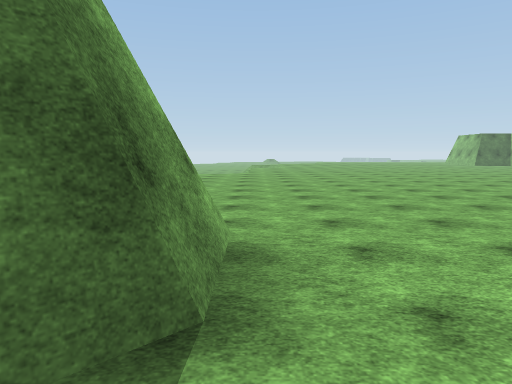
[1] (above)

21 first-person views from a walk through a Unity game level. The camera is 1.4 m above the floor, tilts 6° down and sees 70° across. The floor is counted in squares, 2 m on a side. Each view is taken from the middle of a square. On the plan, view 1 faces up. The plan holds only what a view shows up to about 11 squares ahead; the rest is blank. The place goes on beyond the plan. The player character is not drawn. Some animated figures are left out. Surface patterns are stand-ins for the level's own textures.

[2]
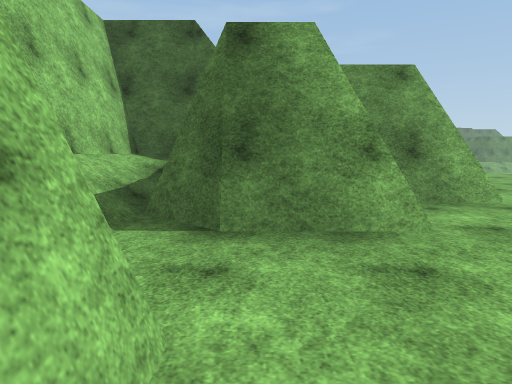

[3]
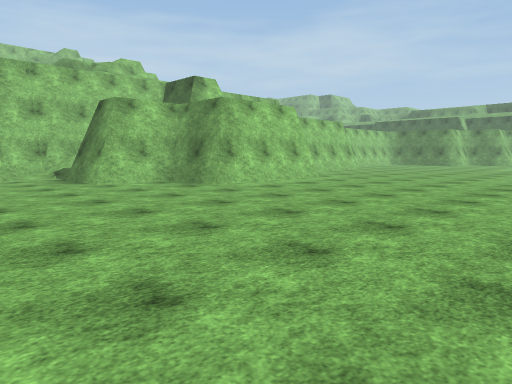

[4]
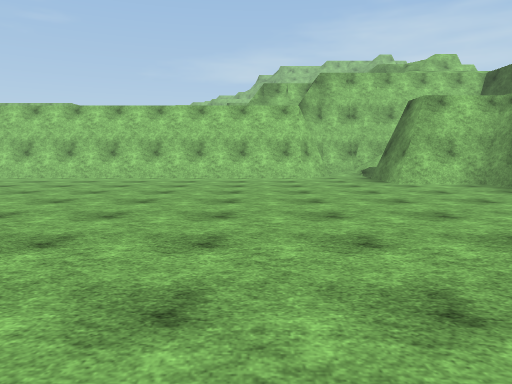

[5]
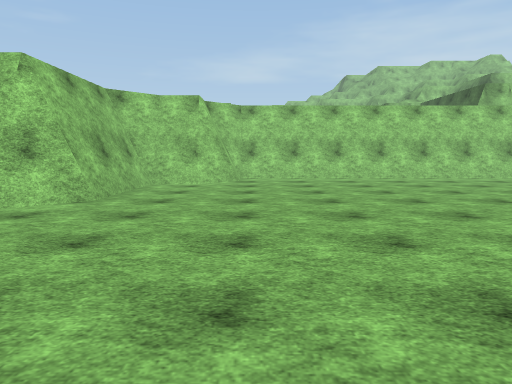

[6]
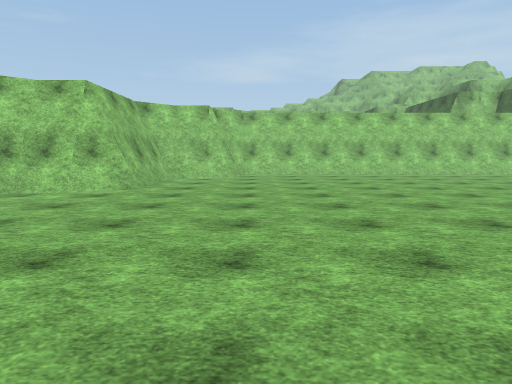

[7]
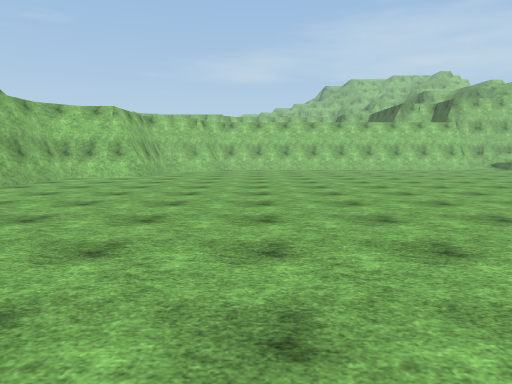

[8]
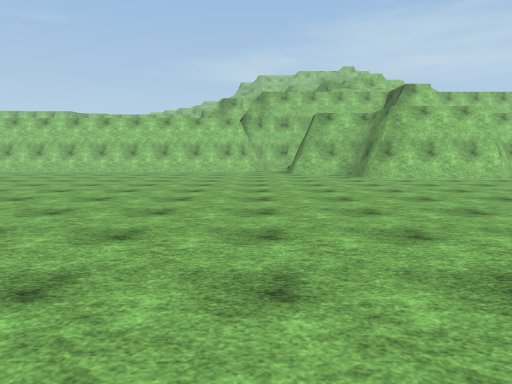

[9]
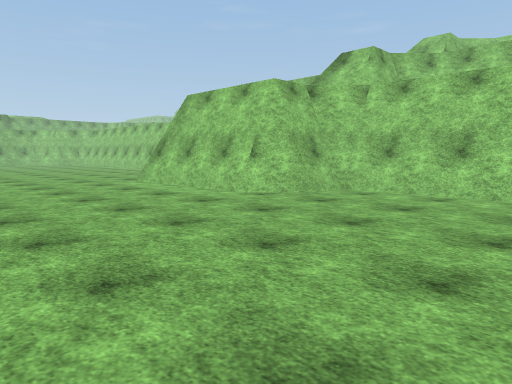

[10]
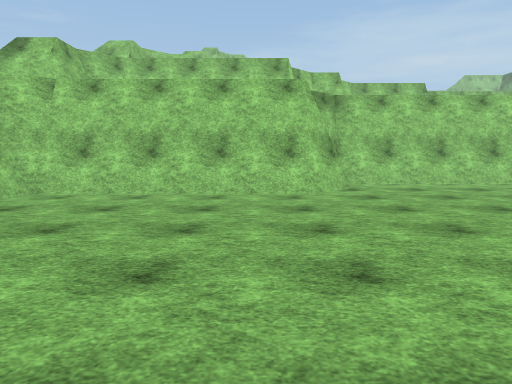

[11]
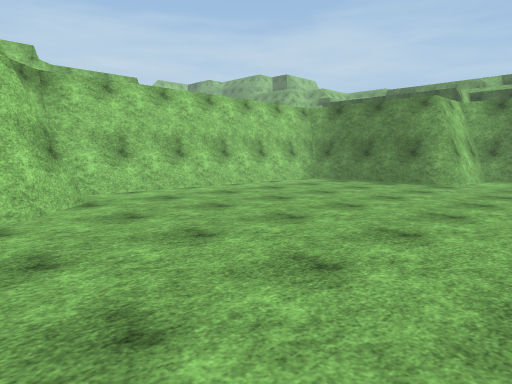

[12]
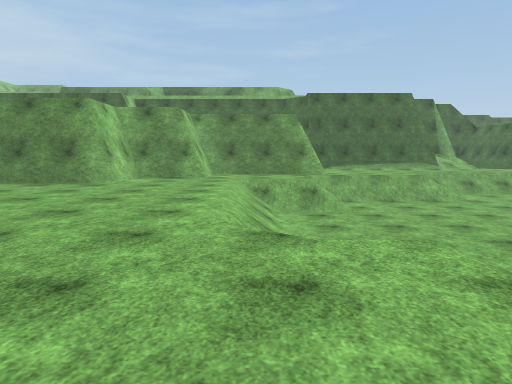

[13]
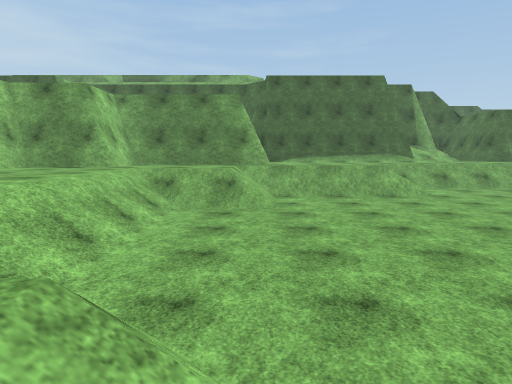

[14]
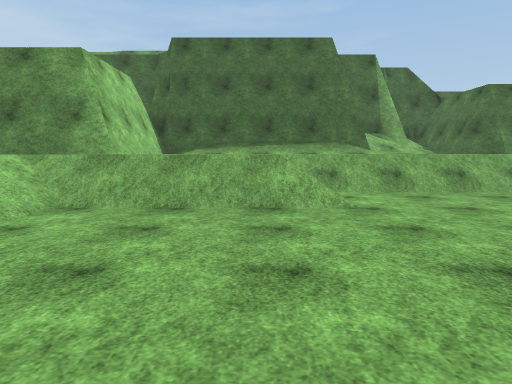

[15]
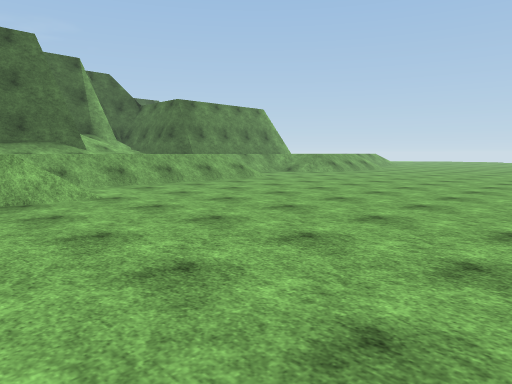

[16]
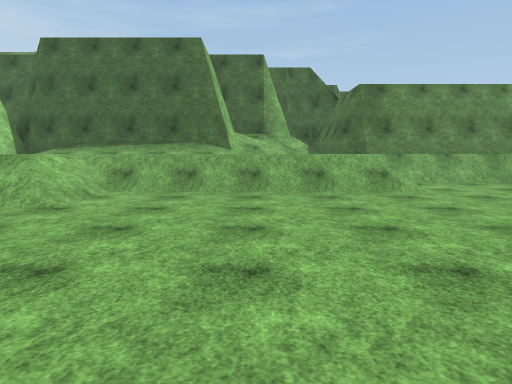

[17]
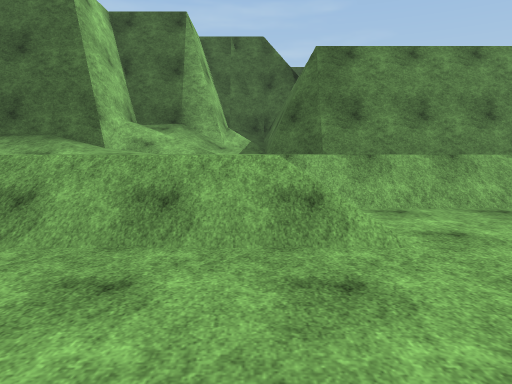

[18]
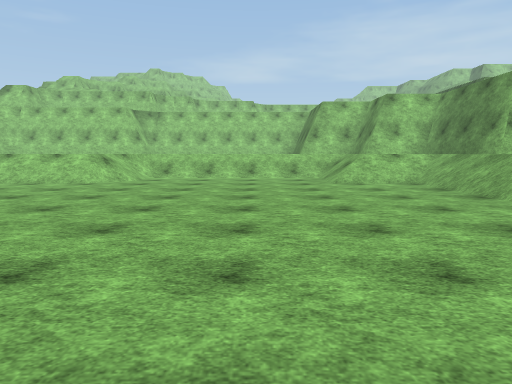

[19]
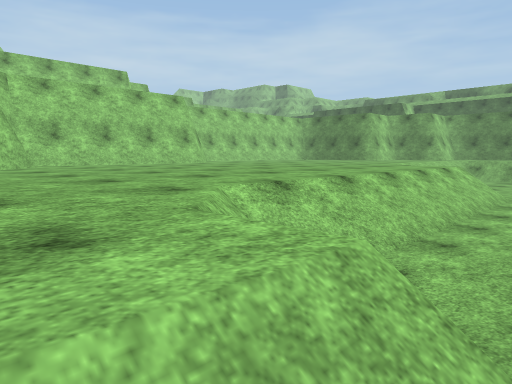

[20]
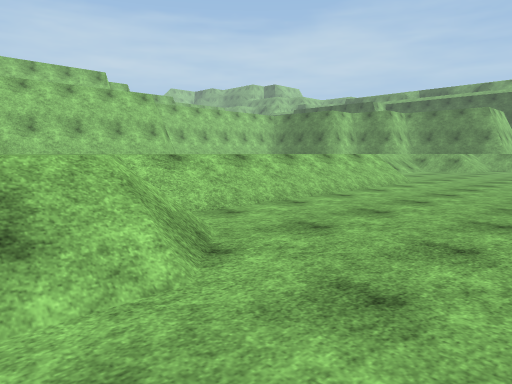

[21]
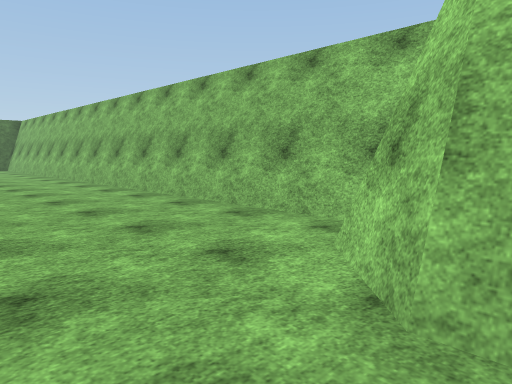

### Floor plan
Key: @ floor where view 1 was taken; # wall or solid block; . main floor; - floor 1.25 m lower than the main floor; / step, stairs or slope.
Columns run from 29 left of view 1 to 17 right of it. Each row starts with its distance up from view 1.
 22  #./--------
 21 ##.///-------
 20 /.. ./-------
 19 //  ./-------
 18 //. ./--------                          .   ..#
 17 ##/ ./--------                         ...  ..#
 16  #/ ./---------               .       ..... ..#
 15  #/ .///--------     ----    ...      ..... ..#
 14  #/ .../-----------------   .....    .........#
 13  #/  ../---------------//   .....   ..........#
 12  #/  ../--------------//.  .......  ..........#
 11  #####.///-----////////.......................#
 10      #.../----//..............................#
  9      #...//////...............................#
  8      #........................................#
  7      ###....................................###
  6        #....................................#
  5        ###.............####.................#
  4          #............##  #.................#
  3          #.......######   ###.............###
  2          #......##          #.............#
  1          ########        #  #.#############
  0                          #///@#
 -1                          ######

Positions as (right, up) in squares from view 1, and headings:
1: (0, 0), facing up
2: (3, 2), facing left
3: (3, 12), facing down-left
4: (3, 12), facing down
5: (12, 12), facing down
6: (12, 14), facing down
7: (11, 18), facing down
8: (1, 16), facing down
9: (-11, 10), facing down-right
10: (-11, 10), facing down
11: (-11, 8), facing down-left
12: (-11, 9), facing left
13: (-13, 11), facing left
14: (-17, 14), facing left
15: (-16, 13), facing up-left
16: (-17, 18), facing left
17: (-21, 20), facing left
18: (-18, 20), facing down
19: (-5, 13), facing down-left
20: (-5, 15), facing down-left
21: (13, 6), facing up-right
